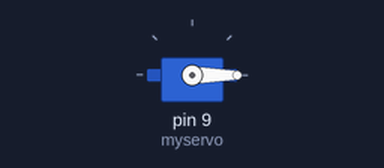
A sketch run on a simulated Arduino Uno, built with avr-gcc and run on an emulated ATmega328P. On the bench: servo.

Above: at 0.1 s.
Timing chart, 0 to 1.6 s (numbered marks = the images above):
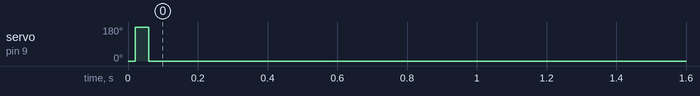

The sketch:

pokeball.ino
```cpp
/*
Pokeball

This is a simple program that
moved the servo's head from 0 to 180
without delays to create the desired motion.

Have fun =)

This file is part of the Estefannie Explains It All repo.

*/

#include <Servo.h>

Servo myservo;

int pos = 0;

void setup()
{
  myservo.attach(9);
}

void loop()
{
  myservo.write(180);
  myservo.write(0);
}
```

Measured:
- by itself, servo on pin 9 (myservo): 0° → 180° at 0.02 s, → 0° 0.04 s later
